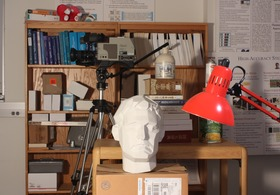
#> input picture analglyph/images/newkuba/im0.jpg, 280 x 195 px
$ jupyter execute --allow-errors 'Basic Analglyph.ipynb'   (older library calls are emulated)
#> lines starting #> are read from the running program, lines starting #| are printed output that depends on the picture
[cell 1]
import cv2
import numpy as np
import matplotlib.pyplot as plt
import matplotlib.image as mpimg
import math

# red image on the left
# cyan image on the right

[cell 2]
image0 = cv2.imread("images/newkuba/im0.jpg")
#> image0 is the input picture: shape (195, 280, 3); mean B, G, R 92.5, 105.7, 131.8
image1 = cv2.imread("images/newkuba/im1.jpg")
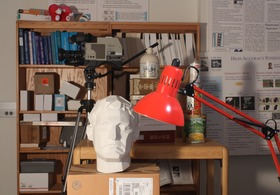
#> input picture analglyph/images/newkuba/im1.jpg, 280 x 195 px
#> image1 is the input picture: shape (195, 280, 3); mean B, G, R 87.3, 98.8, 123.8
images = [image0, image1]
# [5 lines of commented-out code are left out]

class Stitcher:
    def __init__(self):
        pass

    def detectAndDescribe(self, image):
        image = cv2.cvtColor(image, cv2.COLOR_BGR2GRAY)
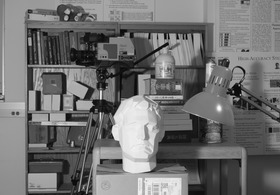
#> image: shape (195, 280); min 1, max 251, mean 112
        surf = cv2.xfeatures2d.SURF_create()
        (kps, features) = surf.detectAndCompute(image, None)

        kps = np.float32([kp.pt for kp in kps])

        return (kps, features)

    def matchKeypoints(self, kpsA, kpsB, featuresA, featuresB, ratio, reprojThres):
        bf = cv2.BFMatcher(crossCheck=True)
        matches = bf.match(featuresA, featuresB)
        if len(matches) > 4:
            ptsA = np.float32([kpsA[m.queryIdx] for m in matches])
            ptsB = np.float32([kpsB[m.trainIdx] for m in matches])
#             ptsA = np.float32([kpsA[i] for (_, i) in matches])
            (H, status) = cv2.findHomography(ptsA, ptsB, cv2.RANSAC, reprojThres)

            # return the matches along with the homography matrix
            # and status of each matched point
            return (matches, H, status)

        # otherwise, no homography could be computer
        return None

    def stitch(self, images, ratio=0.75, reprojThres=4.0, showMatches=False):
        # unpack the images, then detect keypoints and extract
        # local invariant descriptors from them
        (imageA, imageB) = images
        (kpsA, featuresA) = self.detectAndDescribe(imageA)
        (kpsB, featuresB) = self.detectAndDescribe(imageB)

        # match features between the two images
        M = self.matchKeypoints(kpsA, kpsB, featuresA, featuresB, ratio, reprojThres)
#         ptsB = np.float32([kpsB[i] for (i, _) in matches])

        if M is None:
            return None

#         (matches, H, status) = M
        # otherwise, apply a perspective warp to stitch the images
        # together
        (matches, H, status) = M
        # only use rotation and translation of H
        H[2] = [0, 0, 1]
        H
        (b, g, r) = cv2.split(imageA)
        b[:,:] = 0
        g[:,:] = 0
        (b1, g1, r1) = cv2.split(imageB)
        r1[: ,: ]
        imageA_corrected = cv2.merge([r, g, b])
        (rowsA, colsA, _) = imageA.shape
        (rowsB, colsB, _) = imageB.shape
        print(H)
# [13 lines of commented-out code are left out]
        y_offset = 1.99239960e+00
        x_offset = 8.43412440e+00
        x_offset = 9
        y_offset = 2
        result = np.zeros((imageA.shape[0] + 30, 2 * imageA.shape[1], 3), dtype=np.int)
        result2 = np.copy(result)
        result[10:imageA.shape[0] + 10, 0:imageA.shape[1], 0] = r
        result[10:imageA.shape[0] + 10, imageB.shape[1]:imageB.shape[1]+imageB.shape[1], 2] = b1
        result[10:imageA.shape[0] + 10, imageB.shape[1]:imageB.shape[1]+imageB.shape[1], 1] = g1

        result2[10:imageA.shape[0] + 10, 0:imageA.shape[1], 0] = r
        result2[10:imageA.shape[0] + 10, 0 + x_offset:imageB.shape[1] + x_offset, 2] = b1
        result2[10:imageA.shape[0] + 10, 0 + x_offset:imageB.shape[1] + x_offset, 1] = g1

        if showMatches:
            vis = self.drawMatches(imageA, imageB, kpsA, kpsB, matches, status)

            # return a tuple of the stitched image and the
            # visualiaztion
            return (result, vis)
        return result, result2

stitcher = Stitcher()
#> (the rest of this cell did not finish here and is left out)
